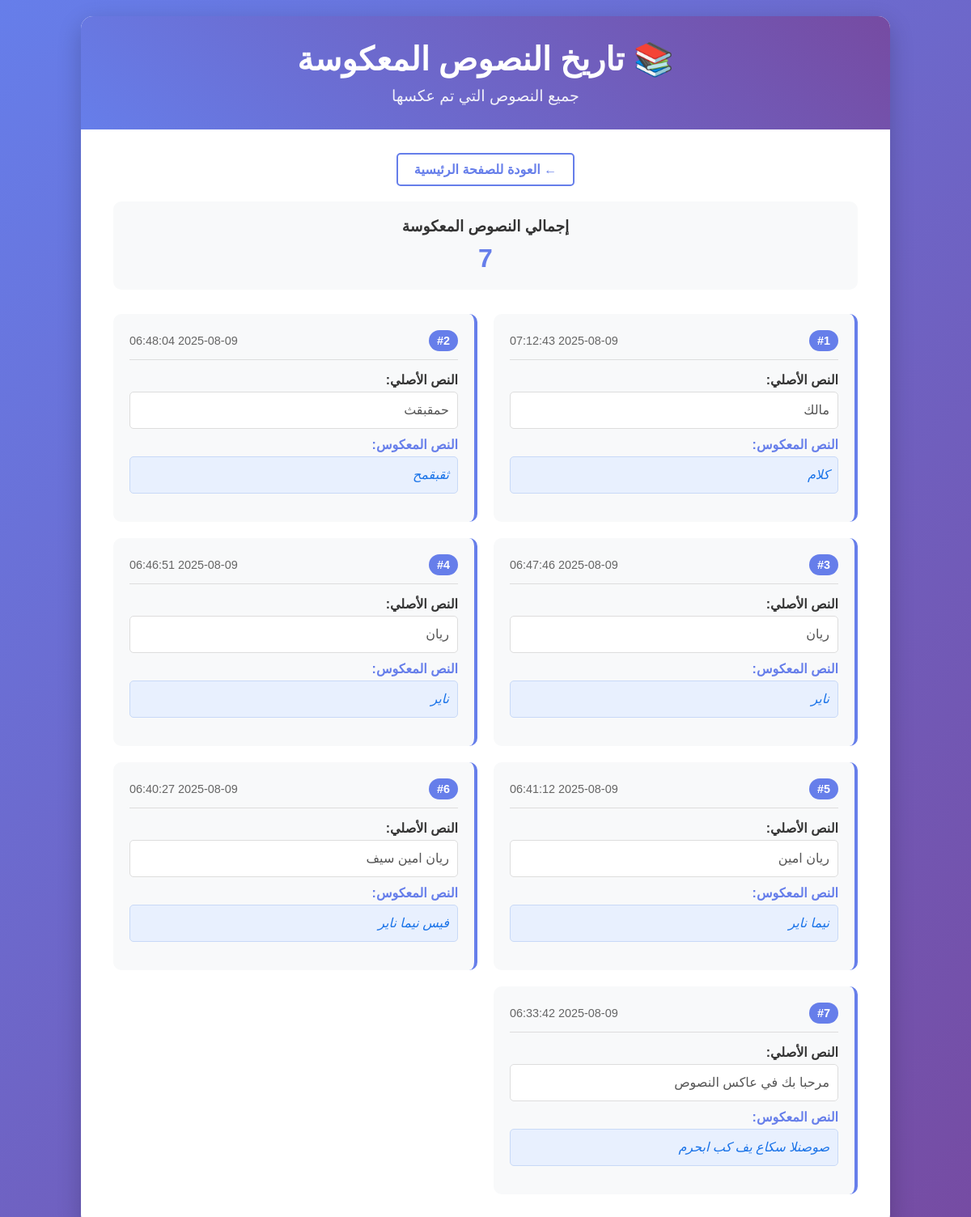
The page /history/ on the database its author committed.
### reverser/models.py (models this page shows, shortened)
class TextEntry(models.Model):
    original_text = models.TextField(verbose_name="النص الأصلي")
    reversed_text = models.TextField(verbose_name="النص المعكوس")
    created_at = models.DateTimeField(default=timezone.now, verbose_name="تاريخ الإنشاء")
    class Meta:
        verbose_name = "إدخال نص"
        verbose_name_plural = "إدخالات النصوص"
        ordering = ['-created_at']

### reverser/views.py (the view)
# urls.py: path('history/', views.history, name='history'),
def history(request):
    entries = TextEntry.objects.all()
    context = {
        'entries': entries,
    }
    return render(request, 'reverser/history.html', context)

### reverser/templates/reverser/history.html (shortened to what this page needs)
<!DOCTYPE html>
<html lang="ar" dir="rtl">
<head>
</head>
<body>
    <div class="container">
        <div class="header">
            <h1>📚 تاريخ النصوص المعكوسة</h1>
            <p>جميع النصوص التي تم عكسها</p>
        </div>
        <div class="main-content">
            <div class="nav-links">
                <a href="{% url 'home' %}">← العودة للصفحة الرئيسية</a>
            </div>
            {% if entries %}
                <div class="stats">
                    <h3>إجمالي النصوص المعكوسة</h3>
                    <div class="stats-number">{{ entries.count }}</div>
                </div>
                <div class="entries-grid">
                    {% for entry in entries %}
                        <div class="entry">
                            <div class="entry-header">
                                <div class="entry-number">#{{ forloop.counter }}</div>
                                <div class="entry-date">{{ entry.created_at|date:"Y-m-d H:i:s" }}</div>
                            </div>
                            <div class="entry-content">
                                <div class="entry-original">
                                    <strong>النص الأصلي:</strong>
                                    <div class="entry-original-text">{{ entry.original_text }}</div>
                                </div>
                                <div class="entry-reversed">
                                    <strong>النص المعكوس:</strong>
                                    <div class="entry-reversed-text">{{ entry.reversed_text }}</div>
                                </div>
                            </div>
                        </div>
                    {% endfor %}
                </div>
            {% else %}
                <div class="no-entries">
                    <h3>لا توجد نصوص معكوسة بعد</h3>
                    <p>ابدأ بإدخال نص في الصفحة الرئيسية لرؤية النتائج هنا</p>
                </div>
            {% endif %}
        </div>
    </div>
</body>
</html>

### reverser/templates/reverser/history.html (style rules this page uses)
* { margin: 0; padding: 0; box-sizing: border-box; }
body { font-family: 'Arial', sans-serif; background: linear-gradient(135deg, #667eea 0%, #764ba2 100%); min-height: 100vh; padding: 20px; }
.container { max-width: 1000px; margin: 0 auto; background: white; border-radius: 15px; box-shadow: 0 10px 30px rgba(0,0,0,0.2); overflow: hidden; }
.header { background: linear-gradient(45deg, #667eea, #764ba2); color: white; padding: 30px; text-align: center; }
.header h1 { font-size: 2.5em; margin-bottom: 10px; }
.header p { font-size: 1.2em; opacity: 0.9; }
.main-content { padding: 40px; }
.nav-links { text-align: center; margin-bottom: 30px; }
.nav-links a { color: #667eea; text-decoration: none; font-weight: bold; padding: 10px 20px; border: 2px solid #667eea; border-radius: 5px; transition: all 0.3s; margin: 0 10px; }
.entries-grid { display: grid; gap: 20px; grid-template-columns: repeat(auto-fit, minmax(400px, 1fr)); }
.entry { background: #f8f9fa; padding: 20px; border-radius: 10px; border-right: 4px solid #667eea; transition: transform 0.2s, box-shadow 0.2s; }
.entry-header { display: flex; justify-content: space-between; align-items: center; margin-bottom: 15px; padding-bottom: 10px; border-bottom: 1px solid #ddd; }
.entry-number { background: #667eea; color: white; padding: 5px 10px; border-radius: 15px; font-size: 0.9em; font-weight: bold; }
.entry-date { color: #666; font-size: 0.9em; }
.entry-content { margin-bottom: 15px; }
.entry-original { margin-bottom: 10px; }
.entry-original strong { color: #333; display: block; margin-bottom: 5px; }
.entry-original-text { background: white; padding: 10px; border-radius: 5px; border: 1px solid #ddd; color: #555; line-height: 1.5; }
.entry-reversed strong { color: #667eea; display: block; margin-bottom: 5px; }
.entry-reversed-text { background: #e8f0fe; padding: 10px; border-radius: 5px; border: 1px solid #c8d9f7; color: #1a73e8; line-height: 1.5; font-style: italic; }
.stats { background: #f8f9fa; padding: 20px; border-radius: 10px; margin-bottom: 30px; text-align: center; }
.stats h3 { color: #333; margin-bottom: 10px; }
.stats-number { font-size: 2em; font-weight: bold; color: #667eea; }

### rows shown on the page
TextEntry: created_at "2025-08-09 07:12:43", original_text "مالك", reversed_text "كلام"
TextEntry: created_at "2025-08-09 06:48:04", original_text "حمقبقث", reversed_text "ثقبقمح"
TextEntry: created_at "2025-08-09 06:47:46", original_text "ريان", reversed_text "ناير"
TextEntry: created_at "2025-08-09 06:46:51", original_text "ريان", reversed_text "ناير"
TextEntry: created_at "2025-08-09 06:41:12", original_text "ريان امين", reversed_text "نيما ناير"
TextEntry: created_at "2025-08-09 06:40:27", original_text "ريان امين سيف", reversed_text "فيس نيما ناير"
TextEntry: created_at "2025-08-09 06:33:42", original_text "مرحبا بك في عاكس النصوص", reversed_text "صوصنلا سكاع يف كب ابحرم"

### other values the page prints
{{ entries.count }} "7"
